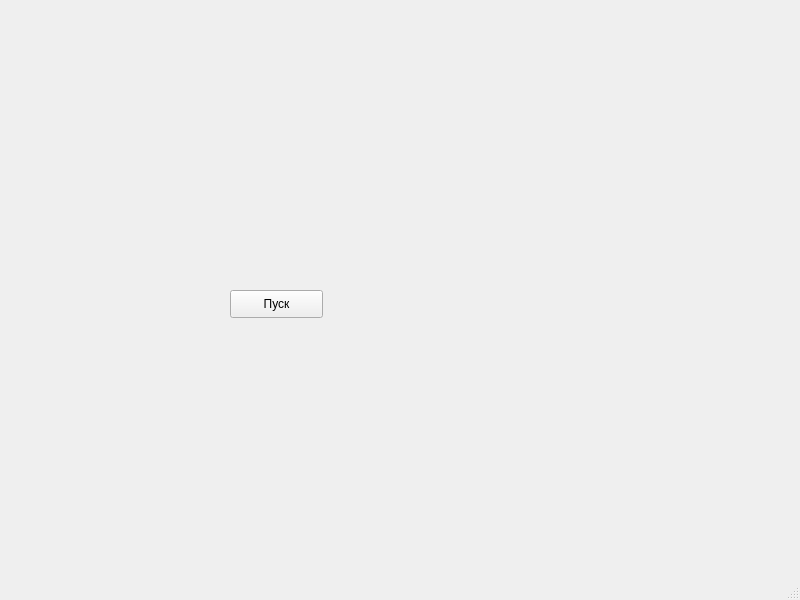
<?xml version="1.0" encoding="UTF-8"?>
<ui version="4.0">
 <class>MainWindow</class>
 <widget class="QMainWindow" name="MainWindow">
  <property name="geometry">
   <rect>
    <x>0</x>
    <y>0</y>
    <width>800</width>
    <height>600</height>
   </rect>
  </property>
  <property name="windowTitle">
   <string>MainWindow</string>
  </property>
  <widget class="QWidget" name="centralwidget">
   <widget class="QPushButton" name="pushButton">
    <property name="geometry">
     <rect>
      <x>230</x>
      <y>290</y>
      <width>93</width>
      <height>28</height>
     </rect>
    </property>
    <property name="text">
     <string>Пуск</string>
    </property>
   </widget>
  </widget>
  <widget class="QMenuBar" name="menubar">
   <property name="geometry">
    <rect>
     <x>0</x>
     <y>0</y>
     <width>800</width>
     <height>26</height>
    </rect>
   </property>
  </widget>
  <widget class="QStatusBar" name="statusbar"/>
 </widget>
 <resources/>
 <connections/>
</ui>
